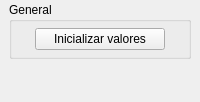
  <widget class="QDockWidget" name="dwConfigGeneral">
   <property name="features">
    <set>QDockWidget::DockWidgetFloatable|QDockWidget::DockWidgetMovable</set>
   </property>
   <property name="windowTitle">
    <string>Configuración general</string>
   </property>
   <attribute name="dockWidgetArea">
    <number>1</number>
   </attribute>
   <widget class="QWidget" name="dockWidgetContents_6">
    <layout class="QGridLayout" name="gridLayout">
     <property name="topMargin">
      <number>2</number>
     </property>
     <property name="bottomMargin">
      <number>3</number>
     </property>
     <item row="0" column="0">
      <widget class="QGroupBox" name="gbGeneral">
       <property name="title">
        <string>General</string>
       </property>
       <layout class="QGridLayout" name="gridLayout_9">
        <property name="topMargin">
         <number>6</number>
        </property>
        <property name="bottomMargin">
         <number>6</number>
        </property>
        <item row="0" column="0">
         <widget class="QPushButton" name="btnInicializarTodo">
          <property name="maximumSize">
           <size>
            <width>130</width>
            <height>16777215</height>
           </size>
          </property>
          <property name="toolTip">
           <string>Establece todos los valores de la aplicación a los predeterminados.</string>
          </property>
          <property name="locale">
           <locale language="Spanish" country="Argentina"/>
          </property>
          <property name="text">
           <string>Inicializar valores</string>
          </property>
         </widget>
        </item>
       </layout>
      </widget>
     </item>
     <item row="1" column="0">
      <spacer name="verticalSpacer_8">
       <property name="orientation">
        <enum>Qt::Vertical</enum>
       </property>
       <property name="sizeHint" stdset="0">
        <size>
         <width>20</width>
         <height>40</height>
        </size>
       </property>
      </spacer>
     </item>
    </layout>
   </widget>
  </widget>
